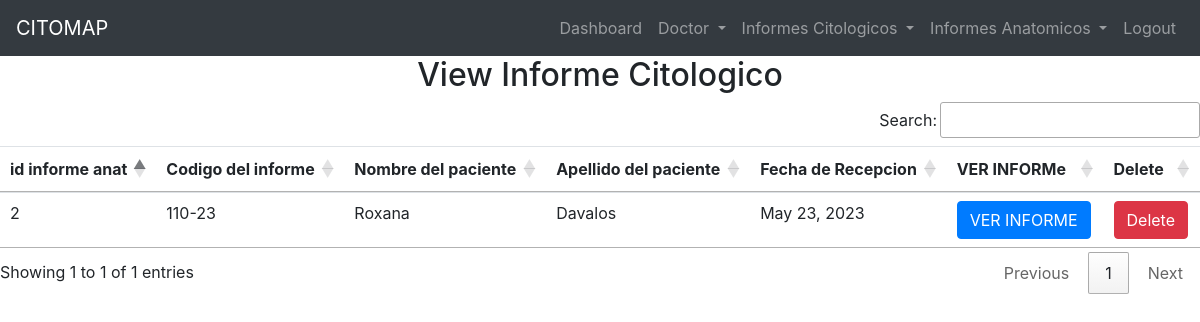
The page /view_informe/ (signed in) on the database its author committed.
### hospital/models.py (models this page shows)
class InformeCitologico(models.Model):
    CodigoInformeCitologico = models.CharField(max_length=20)
    NombresInformeCitologico = models.CharField(max_length=100)
    ApellidosInformeCitologico = models.CharField(max_length=100)
    EdadInformeCitologico = models.IntegerField(null=True)
    MedicoInformeCitologico = models.CharField(max_length=100)
    HospitalInformeCitologico = models.CharField(max_length=100)
    MuestraInformeCitologico = models.CharField(max_length=200)
    DiagnosticoInformeCitologico = models.CharField(max_length=100)
    TomaDeMuestraInformeCitologico = models.DateField(blank=True)
    RecepcionInformeCitologico = models.DateField(blank=True)
    NumeroDeLaminasInformeCitologico = models.IntegerField(blank=True)
    TincionInformeCitologico= models.CharField(max_length=100,blank=True)
    EstudioMicroscopicoInformeCitologico = models.CharField(max_length=200,default='Sin descripcion')
    CalidadDeMuestraInformeCitologico = models.CharField(max_length=200,default='Sin descripcion')
    MicrorganismosInformeCitologico = models.CharField(max_length=200,default='Sin descripcion')
    HallazgosInformeCitologico = models.CharField(max_length=200,default='Sin descripcion')
    CelEscamosasInformeCitologico = models.CharField(max_length=200,default='Sin descripcion')
    CelGlandularesInformeCitologico = models.CharField(max_length=100,default='Sin descripcion')
    EvaluacionHormonalInformeCitologico = models.CharField(max_length=100,default='Sin descripcion')
    InflamacionInformeCitologico = models.CharField(max_length=100,default='Sin descripcion')
    ConclusionInformeCitologico = models.CharField(max_length=200,default='Sin descripcion')
    OpcionalInformeCitologico = models.CharField(max_length=100,default='Sin descripcion')
    RecomendacionInformeCitologico = models.CharField(max_length=1000,default='Sin descripcion')
    FechaPieInformeCitologico = models.DateField(blank=True)
    LugarInformeCitologico = models.CharField(max_length=100)
    DoctorInformeCitologico = models.ForeignKey(Doctor,on_delete=models.CASCADE)

### hospital/views.py (the view)
# urls.py: path('view_informe/',View_Informe,name='view_informe'),
def View_Informe(request):
    if not request.user.is_staff:
        return redirect('admin_login')
    inf = InformeCitologico.objects.all()
    i = {'inf': inf}
    return render(request, 'view_informe.html',i)

### hospital/templates/view_informe.html
{% include 'base.html' %} {% include 'navigation.html' %} {% block content %}
<div>
  <h2 class="text-center">View Informe Citologico</h2>
  <table id="example" class="table table-hover">
    <thead>
      <tr>
        <th>id informe anat</th>
        <th>Codigo del informe</th>
        <th>Nombre del paciente</th>
        <th>Apellido del paciente</th>
        <th>Fecha de Recepcion</th>
        <th>VER INFORMe</th>
        <th>Delete</th>
      </tr>
    </thead>
    <body>
      {% for i in inf%}
      <tr>
        <td>{{i.id}}</td>
        <td>{{i.CodigoInformeCitologico}}</td>
        <td>{{i.NombresInformeCitologico}}</td>
        <td>{{i.ApellidosInformeCitologico}}</td>
        <td>{{i.RecepcionInformeCitologico}}</td>
        <td>
          <a href="{% url 'ver_informe' i.id %}" class="btn btn-primary"
            >VER INFORME</a
          >
        </td>
        <td>
          <a
            href="{% url 'delete_informe_cit' i.id %}"
            onclick="return confirm('Are you sure you want to delete')"
            class="btn btn-danger"
          >
            Delete
          </a>
        </td>
      </tr>
      {% endfor%}
    </body>
  </table>
</div>
{% endblock content%}

### hospital/static/css/mystyle.css (style rules this page uses)
* { margin: 0; padding: 0; }

### rows shown on the page
InformeCitologico: id "2", CodigoInformeCitologico "110-23", NombresInformeCitologico "Roxana", ApellidosInformeCitologico "Davalos", RecepcionInformeCitologico "May 23, 2023"
